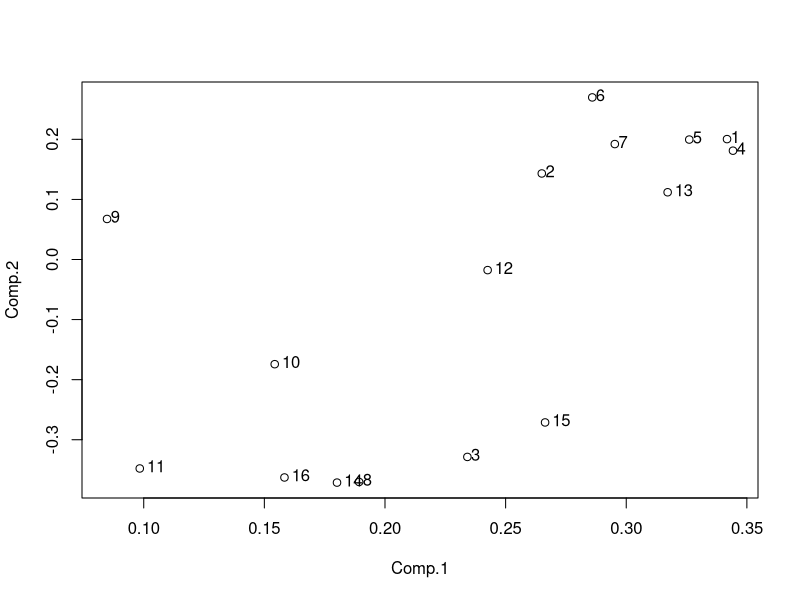

The R source for this figure:
# 设置工作路径
setwd("D:\\softwares\\applied statistics\\rcodelearning\\chap8\\sourcecode")
# 样本相关系数矩阵
x <- c(
    1.00,
    0.79, 1.00,
    0.36, 0.31, 1.00,
    0.96, 0.74, 0.38, 1.00,
    0.89, 0.58, 0.31, 0.90, 1.00,
    0.79, 0.58, 0.30, 0.78, 0.79, 1.00,
    0.76, 0.55, 0.35, 0.75, 0.74, 0.73, 1.00,
    0.26, 0.19, 0.58, 0.25, 0.25, 0.18, 0.24, 1.00,
    0.21, 0.07, 0.28, 0.20, 0.18, 0.18, 0.29, -0.04, 1.00,
    0.26, 0.16, 0.33, 0.22, 0.23, 0.23, 0.25, 0.49, -0.34, 1.00,
    0.07, 0.21, 0.38, 0.08, -0.02, 0.00, 0.10, 0.44, -0.16, 0.23,
    1.00,
    0.52, 0.41, 0.35, 0.53, 0.48, 0.38, 0.44, 0.30, -0.05, 0.50,
    0.24, 1.00,
    0.77, 0.47, 0.41, 0.79, 0.79, 0.69, 0.67, 0.32, 0.23, 0.31,
    0.10, 0.62, 1.00,
    0.25, 0.17, 0.64, 0.27, 0.27, 0.14, 0.16, 0.51, 0.21, 0.15,
    0.31, 0.17, 0.26, 1.00,
    0.51, 0.35, 0.58, 0.57, 0.51, 0.26, 0.38, 0.51, 0.15, 0.29,
    0.28, 0.41, 0.50, 0.63, 1.00,
    0.21, 0.16, 0.51, 0.26, 0.23, 0.00, 0.12, 0.38, 0.18, 0.14,
    0.31, 0.18, 0.24, 0.50, 0.65, 1.00
)
names <- c(
    "X1", "X2", "X3", "X4", "X5", "X6", "X7", "X8", "X9",
    "X10", "X11", "X12", "X13", "X14", "X15", "X16"
)
# 构造相关系数矩阵
R <- matrix(0, nrow = 16, ncol = 16, dimnames = list(names, names))
for (i in 1:16) {
    for (j in 1:i) {
        R[i, j] <- x[(i - 1) * i / 2 + j]
        R[j, i] <- R[i, j]
    }
}
# 主成分分析
pr <- princomp(
    covmat = R # 给定协方差矩阵
)
# 因子载荷矩阵
load <- loadings(pr)
# 开始绘图
dev.new()
# 保存文件
pdf("../codeimage/code5.pdf")
# 变量在第一，二主成分下的散点图，载荷矩阵的意义
plot(load[, 1:2])
text(load[, 1], load[, 2], adj = c(-0.4, 0.3))
# 关闭图形
dev.off()
# 关闭文件
dev.off()
# 保存工作空间
save.image("R3.RData")
